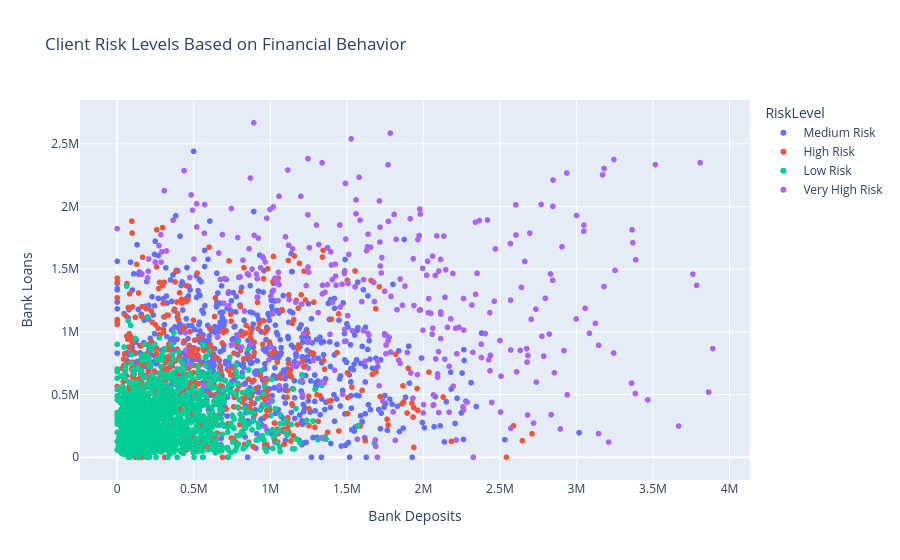

This figure's notebook cell:
### Code cell
fig = px.scatter(data, x='Bank Deposits', y='Bank Loans', color='RiskLevel', title='Client Risk Levels Based on Financial Behavior',
                 hover_data=['Estimated Income', 'Credit Card Balance', 'Risk Weighting'])

fig.show()

### Figure 1 — Plotly figure (JSON) as saved in the notebook; plotly's stock layout.template omitted (floating-point values rounded to 4 significant figures; data arrays with more than 128 entries replaced by an {"elided": "..."} marker saying what was removed)
{"data": [{"customdata": {"elided": "716x3 float values"}, "hovertemplate": "RiskLevel=Medium Risk<br>Bank Deposits=%{x}<br>Bank Loans=%{y}<br>Estimated Income=%{customdata[0]}<br>Credit Card Balance=%{customdata[1]}<br>Risk Weighting=%{customdata[2]}<extra></extra>", "legendgroup": "Medium Risk", "marker": {"color": "#636efa", "symbol": "circle"}, "mode": "markers", "name": "Medium Risk", "showlegend": true, "type": "scattergl", "x": {"elided": "716 float values"}, "xaxis": "x", "y": {"elided": "716 float values"}, "yaxis": "y"}, {"customdata": {"elided": "588x3 float values"}, "hovertemplate": "RiskLevel=High Risk<br>Bank Deposits=%{x}<br>Bank Loans=%{y}<br>Estimated Income=%{customdata[0]}<br>Credit Card Balance=%{customdata[1]}<br>Risk Weighting=%{customdata[2]}<extra></extra>", "legendgroup": "High Risk", "marker": {"color": "#EF553B", "symbol": "circle"}, "mode": "markers", "name": "High Risk", "showlegend": true, "type": "scattergl", "x": {"elided": "588 float values"}, "xaxis": "x", "y": {"elided": "588 float values"}, "yaxis": "y"}, {"customdata": {"elided": "1327x3 float values"}, "hovertemplate": "RiskLevel=Low Risk<br>Bank Deposits=%{x}<br>Bank Loans=%{y}<br>Estimated Income=%{customdata[0]}<br>Credit Card Balance=%{customdata[1]}<br>Risk Weighting=%{customdata[2]}<extra></extra>", "legendgroup": "Low Risk", "marker": {"color": "#00cc96", "symbol": "circle"}, "mode": "markers", "name": "Low Risk", "showlegend": true, "type": "scattergl", "x": {"elided": "1327 float values"}, "xaxis": "x", "y": {"elided": "1327 float values"}, "yaxis": "y"}, {"customdata": {"elided": "330x3 float values"}, "hovertemplate": "RiskLevel=Very High Risk<br>Bank Deposits=%{x}<br>Bank Loans=%{y}<br>Estimated Income=%{customdata[0]}<br>Credit Card Balance=%{customdata[1]}<br>Risk Weighting=%{customdata[2]}<extra></extra>", "legendgroup": "Very High Risk", "marker": {"color": "#ab63fa", "symbol": "circle"}, "mode": "markers", "name": "Very High Risk", "showlegend": true, "type": "scattergl", "x": {"elided": "330 float values"}, "xaxis": "x", "y": {"elided": "330 float values"}, "yaxis": "y"}], "layout": {"autosize": true, "legend": {"title": {"text": "RiskLevel"}, "tracegroupgap": 0}, "title": {"text": "Client Risk Levels Based on Financial Behavior"}, "xaxis": {"anchor": "y", "autorange": true, "domain": [0, 1], "range": [-237300.0, 4128000.0], "title": {"text": "Bank Deposits"}, "type": "linear"}, "yaxis": {"anchor": "x", "autorange": true, "domain": [0, 1], "range": [-220100.0, 2888000.0], "title": {"text": "Bank Loans"}, "type": "linear"}}}
